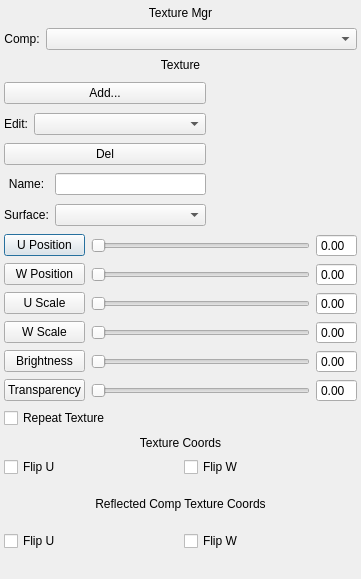
<?xml version="1.0" encoding="UTF-8"?>
<ui version="4.0">
 <class>ManageTextureScreen</class>
 <widget class="QDialog" name="ManageTextureScreen">
  <property name="geometry">
   <rect>
    <x>0</x>
    <y>0</y>
    <width>361</width>
    <height>579</height>
   </rect>
  </property>
  <property name="windowTitle">
   <string>Texture Mgr</string>
  </property>
  <layout class="QGridLayout" name="gridLayout_3">
   <property name="leftMargin">
    <number>4</number>
   </property>
   <property name="topMargin">
    <number>4</number>
   </property>
   <property name="rightMargin">
    <number>4</number>
   </property>
   <property name="bottomMargin">
    <number>4</number>
   </property>
   <property name="spacing">
    <number>6</number>
   </property>
   <item row="8" column="0" rowspan="2" colspan="2">
    <widget class="QLabel" name="sectionHeader_3">
     <property name="text">
      <string>Reflected Comp Texture Coords</string>
     </property>
     <property name="alignment">
      <set>Qt::AlignCenter</set>
     </property>
    </widget>
   </item>
   <item row="7" column="1">
    <widget class="QCheckBox" name="flipWButton">
     <property name="text">
      <string>Flip W</string>
     </property>
    </widget>
   </item>
   <item row="9" column="1" rowspan="3">
    <widget class="QCheckBox" name="reflFlipWButton">
     <property name="text">
      <string>Flip W</string>
     </property>
    </widget>
   </item>
   <item row="2" column="0" colspan="2">
    <widget class="QLabel" name="sectionHeader">
     <property name="text">
      <string>Texture</string>
     </property>
     <property name="alignment">
      <set>Qt::AlignCenter</set>
     </property>
    </widget>
   </item>
   <item row="5" column="0" colspan="2">
    <widget class="QCheckBox" name="repeatTextureButton">
     <property name="text">
      <string>Repeat Texture</string>
     </property>
    </widget>
   </item>
   <item row="6" column="0" colspan="2">
    <widget class="QLabel" name="sectionHeader_2">
     <property name="text">
      <string>Texture Coords</string>
     </property>
     <property name="alignment">
      <set>Qt::AlignCenter</set>
     </property>
    </widget>
   </item>
   <item row="7" column="0">
    <widget class="QCheckBox" name="flipUButton">
     <property name="text">
      <string>Flip U</string>
     </property>
    </widget>
   </item>
   <item row="0" column="0" colspan="2">
    <widget class="QLabel" name="screenHeader">
     <property name="text">
      <string>Texture Mgr</string>
     </property>
     <property name="alignment">
      <set>Qt::AlignCenter</set>
     </property>
    </widget>
   </item>
   <item row="1" column="0" colspan="2">
    <layout class="QHBoxLayout" name="horizontalLayout_2">
     <item>
      <widget class="QLabel" name="label_2">
       <property name="text">
        <string>Comp:</string>
       </property>
       <property name="alignment">
        <set>Qt::AlignCenter</set>
       </property>
      </widget>
     </item>
     <item>
      <widget class="QComboBox" name="compChoice">
       <property name="sizePolicy">
        <sizepolicy hsizetype="Expanding" vsizetype="Fixed">
         <horstretch>0</horstretch>
         <verstretch>0</verstretch>
        </sizepolicy>
       </property>
      </widget>
     </item>
    </layout>
   </item>
   <item row="4" column="0" colspan="2">
    <layout class="QGridLayout" name="gridLayout_2">
     <item row="0" column="0">
      <widget class="QPushButton" name="uPosButton">
       <property name="text">
        <string>U Position</string>
       </property>
      </widget>
     </item>
     <item row="0" column="1">
      <widget class="DoubleSlider" name="uPosSlider">
       <property name="orientation">
        <enum>Qt::Horizontal</enum>
       </property>
      </widget>
     </item>
     <item row="0" column="2">
      <widget class="QDoubleSpinBox" name="uPosInput">
       <property name="buttonSymbols">
        <enum>QAbstractSpinBox::NoButtons</enum>
       </property>
      </widget>
     </item>
     <item row="1" column="0">
      <widget class="QPushButton" name="wPosButton">
       <property name="text">
        <string>W Position</string>
       </property>
      </widget>
     </item>
     <item row="1" column="1">
      <widget class="DoubleSlider" name="wPosSlider">
       <property name="orientation">
        <enum>Qt::Horizontal</enum>
       </property>
      </widget>
     </item>
     <item row="1" column="2">
      <widget class="QDoubleSpinBox" name="wPosInput">
       <property name="buttonSymbols">
        <enum>QAbstractSpinBox::NoButtons</enum>
       </property>
      </widget>
     </item>
     <item row="2" column="0">
      <widget class="QPushButton" name="uScaleButton">
       <property name="text">
        <string>U Scale</string>
       </property>
      </widget>
     </item>
     <item row="2" column="1">
      <widget class="DoubleSlider" name="uScaleSlider">
       <property name="orientation">
        <enum>Qt::Horizontal</enum>
       </property>
      </widget>
     </item>
     <item row="2" column="2">
      <widget class="QDoubleSpinBox" name="uScaleInput">
       <property name="buttonSymbols">
        <enum>QAbstractSpinBox::NoButtons</enum>
       </property>
      </widget>
     </item>
     <item row="3" column="0">
      <widget class="QPushButton" name="wScaleButton">
       <property name="text">
        <string>W Scale</string>
       </property>
      </widget>
     </item>
     <item row="3" column="1">
      <widget class="DoubleSlider" name="wScaleSlider">
       <property name="orientation">
        <enum>Qt::Horizontal</enum>
       </property>
      </widget>
     </item>
     <item row="3" column="2">
      <widget class="QDoubleSpinBox" name="wScaleInput">
       <property name="buttonSymbols">
        <enum>QAbstractSpinBox::NoButtons</enum>
       </property>
      </widget>
     </item>
     <item row="4" column="0">
      <widget class="QPushButton" name="brightButton">
       <property name="text">
        <string>Brightness</string>
       </property>
      </widget>
     </item>
     <item row="4" column="1">
      <widget class="DoubleSlider" name="brightSlider">
       <property name="orientation">
        <enum>Qt::Horizontal</enum>
       </property>
      </widget>
     </item>
     <item row="4" column="2">
      <widget class="QDoubleSpinBox" name="brightInput">
       <property name="buttonSymbols">
        <enum>QAbstractSpinBox::NoButtons</enum>
       </property>
      </widget>
     </item>
     <item row="5" column="0">
      <widget class="QPushButton" name="alphaButton">
       <property name="text">
        <string>Transparency</string>
       </property>
      </widget>
     </item>
     <item row="5" column="1">
      <widget class="DoubleSlider" name="alphaSlider">
       <property name="orientation">
        <enum>Qt::Horizontal</enum>
       </property>
      </widget>
     </item>
     <item row="5" column="2">
      <widget class="QDoubleSpinBox" name="alphaInput">
       <property name="buttonSymbols">
        <enum>QAbstractSpinBox::NoButtons</enum>
       </property>
      </widget>
     </item>
    </layout>
   </item>
   <item row="3" column="0" colspan="2">
    <layout class="QGridLayout" name="textureLayout">
     <property name="spacing">
      <number>6</number>
     </property>
     <item row="0" column="0" colspan="2">
      <widget class="QPushButton" name="addTextureButton">
       <property name="text">
        <string>Add...</string>
       </property>
      </widget>
     </item>
     <item row="0" column="2" rowspan="5">
      <spacer name="horizontalSpacer">
       <property name="orientation">
        <enum>Qt::Horizontal</enum>
       </property>
       <property name="sizeHint" stdset="0">
        <size>
         <width>148</width>
         <height>148</height>
        </size>
       </property>
      </spacer>
     </item>
     <item row="1" column="0" colspan="2">
      <layout class="QHBoxLayout" name="horizontalLayout">
       <property name="spacing">
        <number>-1</number>
       </property>
       <item>
        <widget class="QLabel" name="label_3">
         <property name="sizePolicy">
          <sizepolicy hsizetype="Preferred" vsizetype="Maximum">
           <horstretch>0</horstretch>
           <verstretch>0</verstretch>
          </sizepolicy>
         </property>
         <property name="text">
          <string>Edit:</string>
         </property>
         <property name="alignment">
          <set>Qt::AlignCenter</set>
         </property>
        </widget>
       </item>
       <item>
        <widget class="QComboBox" name="textureChoice">
         <property name="sizePolicy">
          <sizepolicy hsizetype="Expanding" vsizetype="Fixed">
           <horstretch>0</horstretch>
           <verstretch>0</verstretch>
          </sizepolicy>
         </property>
        </widget>
       </item>
      </layout>
     </item>
     <item row="2" column="0" colspan="2">
      <widget class="QPushButton" name="delTextureButton">
       <property name="text">
        <string>Del</string>
       </property>
      </widget>
     </item>
     <item row="3" column="0">
      <widget class="QLabel" name="label_4">
       <property name="text">
        <string>Name:</string>
       </property>
       <property name="alignment">
        <set>Qt::AlignCenter</set>
       </property>
      </widget>
     </item>
     <item row="3" column="1">
      <widget class="QLineEdit" name="textureNameInput"/>
     </item>
     <item row="4" column="0">
      <widget class="QLabel" name="label_5">
       <property name="text">
        <string>Surface:</string>
       </property>
       <property name="alignment">
        <set>Qt::AlignCenter</set>
       </property>
      </widget>
     </item>
     <item row="4" column="1">
      <widget class="QComboBox" name="textureSurfChoice"/>
     </item>
    </layout>
   </item>
   <item row="10" column="0">
    <widget class="QCheckBox" name="reflFlipUButton">
     <property name="text">
      <string>Flip U</string>
     </property>
    </widget>
   </item>
  </layout>
 </widget>
 <customwidgets>
  <customwidget>
   <class>DoubleSlider</class>
   <extends>QSlider</extends>
   <header>DoubleSlider.h</header>
  </customwidget>
 </customwidgets>
 <resources/>
 <connections/>
</ui>
